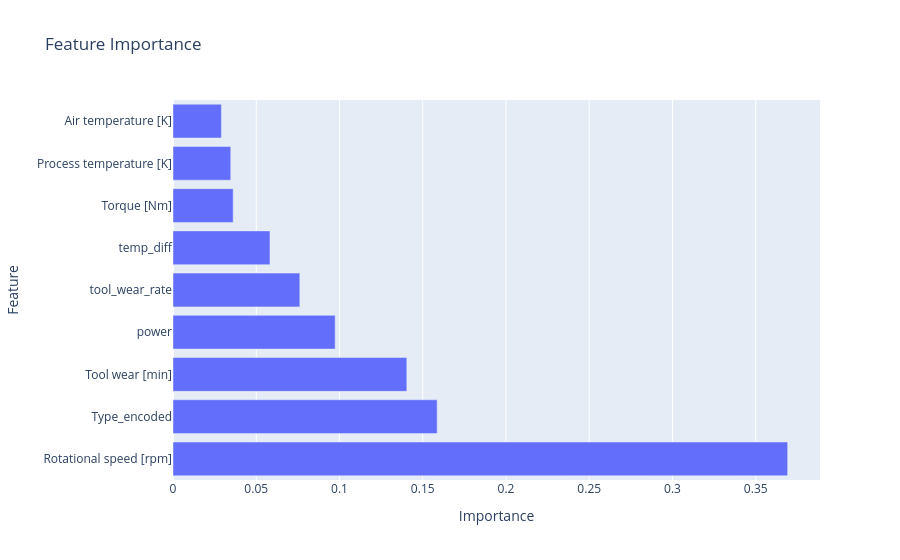

Notebook code for this chart:
### Code cell
# Advanced Analysis
# 1. Feature Importance

importances = best_model.feature_importances_
feat_imp = pd.DataFrame({
    'Feature' : X.columns,
    'Importance' : importances
}).sort_values('Importance' , ascending = False)

import plotly.express as px
fig = px.bar(feat_imp,
             x='Importance',
             y='Feature',
             orientation='h',
             title = 'Feature Importance')
fig.show()

### Figure 1 — Plotly figure (JSON) as saved in the notebook; plotly's stock layout.template omitted (floating-point values rounded to 4 significant figures)
{"data": [{"hovertemplate": "Importance=%{x}<br>Feature=%{y}<extra></extra>", "legendgroup": "", "marker": {"color": "#636efa", "pattern": {"shape": ""}}, "name": "", "orientation": "h", "showlegend": false, "textposition": "auto", "type": "bar", "x": [0.3692, 0.1587, 0.1404, 0.09741, 0.07618, 0.05824, 0.03614, 0.03469, 0.02908], "xaxis": "x", "y": ["Rotational speed [rpm]", "Type_encoded", "Tool wear [min]", "power", "tool_wear_rate", "temp_diff", "Torque [Nm]", "Process temperature [K]", "Air temperature [K]"], "yaxis": "y"}], "layout": {"barmode": "relative", "legend": {"tracegroupgap": 0}, "title": {"text": "Feature Importance"}, "xaxis": {"anchor": "y", "domain": [0, 1], "title": {"text": "Importance"}}, "yaxis": {"anchor": "x", "domain": [0, 1], "title": {"text": "Feature"}}}}
